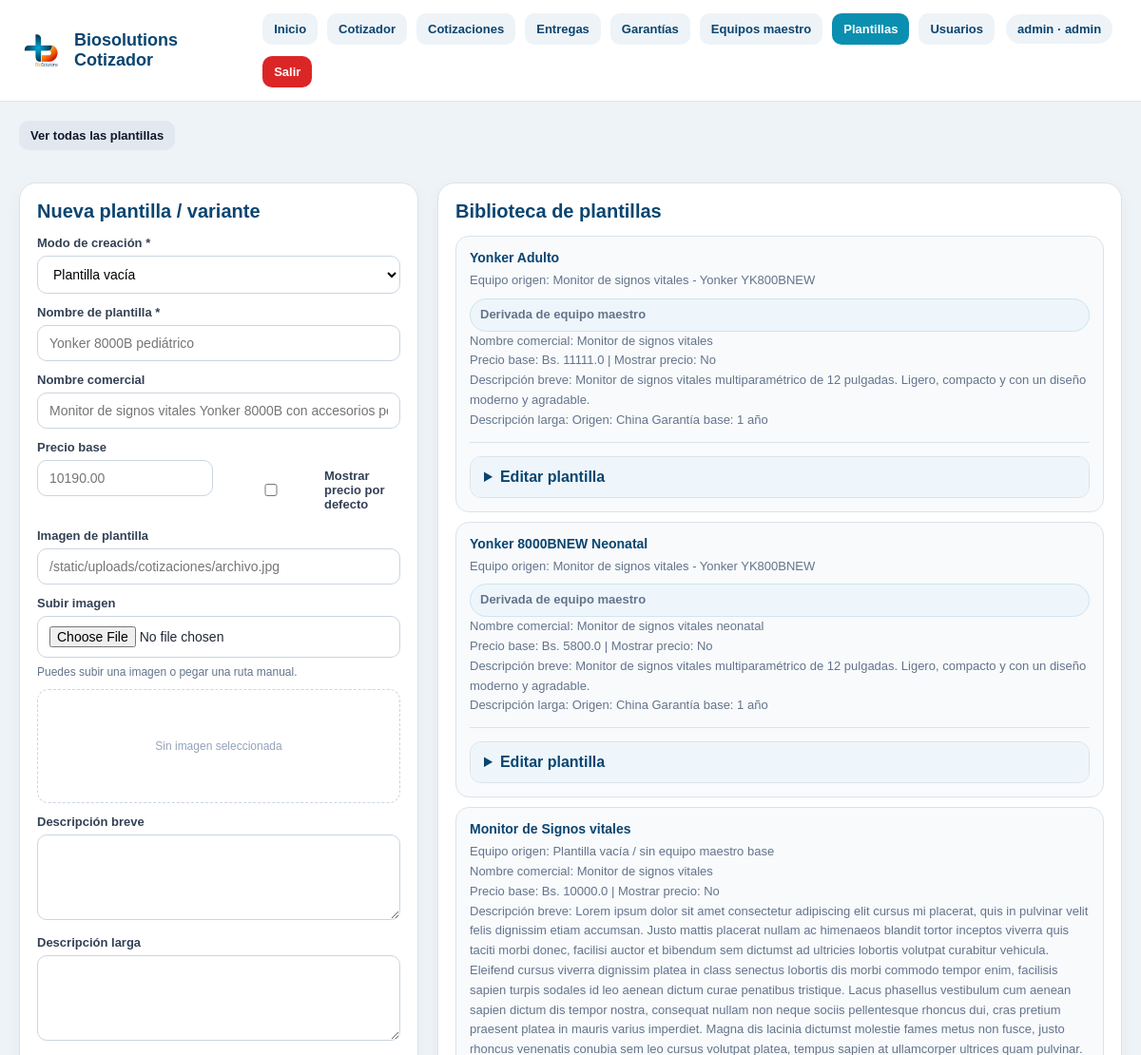
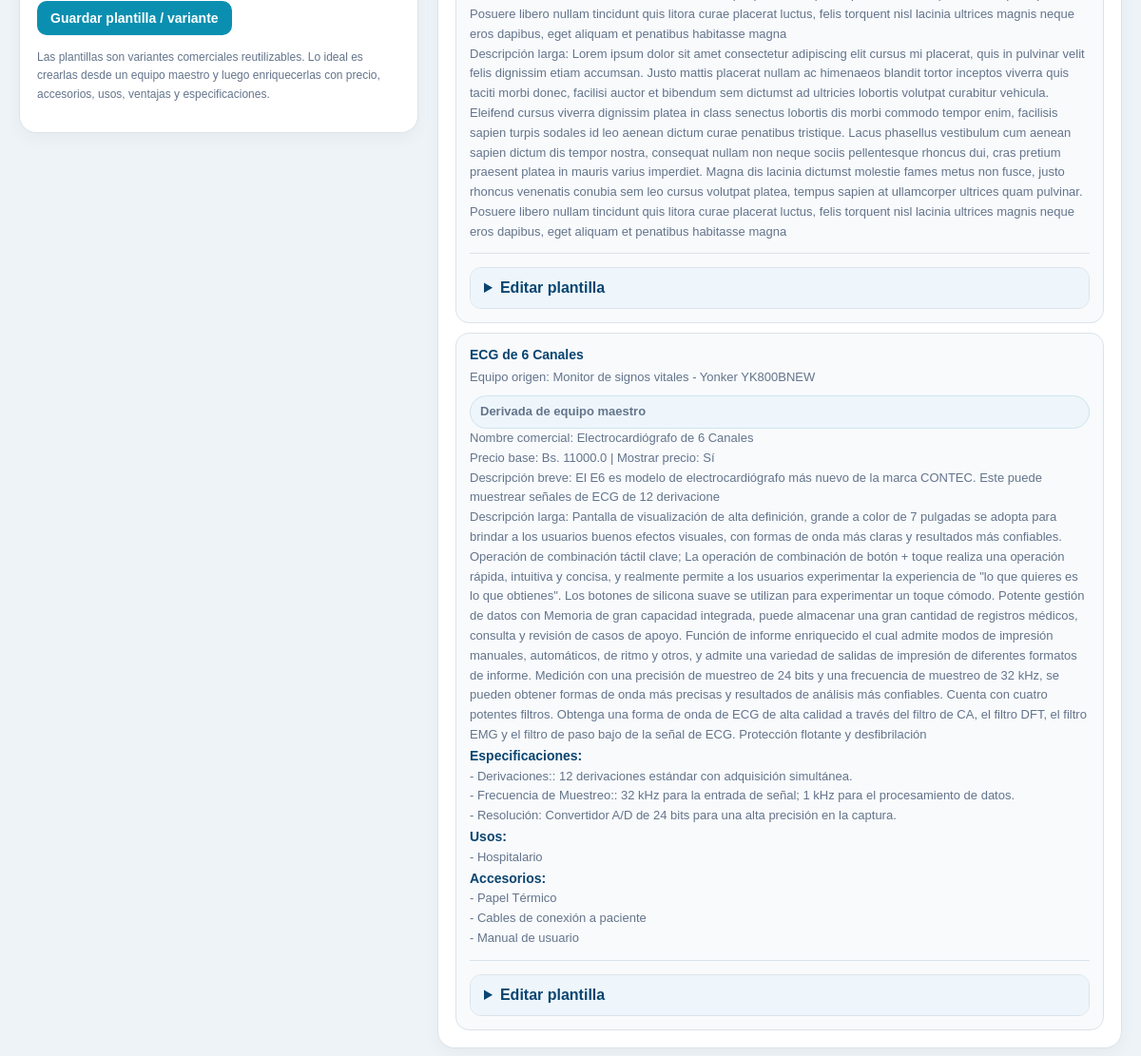
The app's page /plantillas (signed in) with its own data (2 pictures, top to bottom).
### tables this page shows
CREATE TABLE usuarios (
    id INTEGER PRIMARY KEY AUTOINCREMENT,
    username TEXT NOT NULL UNIQUE,
    password_hash TEXT NOT NULL,
    nombre TEXT,
    rol TEXT NOT NULL DEFAULT 'editor',
    activo INTEGER NOT NULL DEFAULT 1,
    creado_en TEXT NOT NULL DEFAULT CURRENT_TIMESTAMP
);

CREATE TABLE plantillas (
    id INTEGER PRIMARY KEY AUTOINCREMENT,
    equipo_id INTEGER,
    nombre_plantilla TEXT NOT NULL,
    nombre_comercial TEXT,
    descripcion_breve TEXT,
    descripcion_larga TEXT,
    imagen TEXT,
    precio_base REAL DEFAULT 0,
    mostrar_precio_por_defecto INTEGER DEFAULT 0,
    activo INTEGER DEFAULT 1,
    FOREIGN KEY (equipo_id) REFERENCES equipos(id) ON DELETE SET NULL
);

CREATE TABLE equipos (
    id INTEGER PRIMARY KEY AUTOINCREMENT,
    nombre TEXT NOT NULL,
    marca TEXT,
    modelo TEXT,
    origen TEXT,
    garantia_base TEXT,
    descripcion_breve TEXT,
    descripcion_larga TEXT,
    imagen TEXT,
    precio_base REAL,
    mostrar_precio_por_defecto INTEGER DEFAULT 0,
    activo INTEGER DEFAULT 1
);

CREATE TABLE plantillas_especificaciones (
    id INTEGER PRIMARY KEY AUTOINCREMENT,
    plantilla_id INTEGER NOT NULL,
    parametro TEXT,
    detalle TEXT,
    orden INTEGER DEFAULT 0,
    FOREIGN KEY (plantilla_id) REFERENCES "plantillas_old"(id) ON DELETE CASCADE
);

CREATE TABLE plantillas_usos (
    id INTEGER PRIMARY KEY AUTOINCREMENT,
    plantilla_id INTEGER NOT NULL,
    texto TEXT,
    orden INTEGER DEFAULT 0,
    FOREIGN KEY (plantilla_id) REFERENCES "plantillas_old"(id) ON DELETE CASCADE
);

CREATE TABLE plantillas_accesorios (
    id INTEGER PRIMARY KEY AUTOINCREMENT,
    plantilla_id INTEGER NOT NULL,
    texto TEXT,
    orden INTEGER DEFAULT 0,
    FOREIGN KEY (plantilla_id) REFERENCES "plantillas_old"(id) ON DELETE CASCADE
);

### app.py (the view, shortened to what this page needs)
@app.route("/plantillas")
@login_required
def plantillas_page():
    conn = get_db_connection()
    equipo_id_raw = (request.args.get("equipo_id") or "").strip()
    action = (request.args.get("action") or "").strip().lower()
    if action not in {"create", "view"}:
        action = ""
    equipo_id = None
    if equipo_id_raw:
        try:
            equipo_id = int(equipo_id_raw)
        except ValueError:
            equipo_id = None
    equipos = conn.execute("""
        SELECT *
        FROM equipos
        WHERE activo = 1
        ORDER BY id DESC
    """).fetchall()
    selected_equipo = None
    filter_by_equipo = bool(equipo_id and action == "view")
    if filter_by_equipo:
        plantillas_rows = conn.execute("""
            SELECT p.*, e.nombre AS equipo_nombre, e.marca AS equipo_marca, e.modelo AS equipo_modelo
            FROM plantillas p
            LEFT JOIN equipos e ON e.id = p.equipo_id
            WHERE p.activo = 1
              AND p.equipo_id = ?
            ORDER BY p.id DESC
        """, (equipo_id,)).fetchall()
    else:
        plantillas_rows = conn.execute("""
            SELECT p.*, e.nombre AS equipo_nombre, e.marca AS equipo_marca, e.modelo AS equipo_modelo
            FROM plantillas p
            LEFT JOIN equipos e ON e.id = p.equipo_id
            WHERE p.activo = 1
            ORDER BY p.id DESC
        """).fetchall()
    plantillas = []
    for p in plantillas_rows:
        children = get_plantilla_children(conn, p["id"])
        plantilla_dict = dict(p)
        plantilla_dict["especificaciones"] = [dict(x) for x in children["especificaciones"]]
        plantilla_dict["usos"] = [dict(x) for x in children["usos"]]
        plantilla_dict["accesorios"] = [dict(x) for x in children["accesorios"]]
        plantilla_dict["ventajas"] = [dict(x) for x in children["ventajas"]]
        plantillas.append(plantilla_dict)
    conn.close()
    return render_template(
        "plantillas.html",
        equipos=equipos,
        plantillas=plantillas,
        active_page="plantillas",
        selected_equipo=selected_equipo,
        selected_equipo_id=equipo_id,
        current_action=action,
        filter_by_equipo=filter_by_equipo
    )

### templates/plantillas.html (shortened to what this page needs)
{% extends "base.html" %}
{% block content %}
<div class="page-grid">
  <div class="top-actions" style="grid-column:1 / -1;">
    <a class="top-link" href="{{ url_for('plantillas_page') }}">Ver todas las plantillas</a>
  </div>
  <section class="page-card">
    <h2>{% if current_role in ['admin', 'editor'] %}Nueva plantilla / variante{% else %}Detalle del módulo{% endif %}</h2>
     {% if current_role in ['admin', 'editor'] %}
  <form method="post" action="/plantillas/nueva" id="plantillaForm">
  <div class="field">
    <label for="modo_creacion">Modo de creación *</label>
    <select id="modo_creacion" name="modo_creacion" required onchange="toggleEquipoBaseField()">
      <option value="vacia" {% if not (selected_equipo_id and current_action == "create") %}selected{% endif %}>Plantilla vacía</option>
    </select>
  </div>
  <div class="field">
    <label for="nombre_plantilla">Nombre de plantilla *</label>
    <input type="text" id="nombre_plantilla" name="nombre_plantilla" required placeholder="Yonker 8000B pediátrico">
  </div>
  <div class="field">
    <label for="nombre_comercial">Nombre comercial</label>
    <input type="text" id="nombre_comercial" name="nombre_comercial" placeholder="Monitor de signos vitales Yonker 8000B con accesorios pediátricos">
  </div>
  <div class="grid-2">
    <div class="field">
      <label for="precio_base">Precio base</label>
        <input type="number" id="precio_base" name="precio_base" placeholder="10190.00" step="0.01" min="0">
    </div>
    <div class="field">
      <label style="display:flex; align-items:center; gap:8px; margin-top:30px;">
        <input type="checkbox" name="mostrar_precio_por_defecto">
        Mostrar precio por defecto
      </label>
    </div>
  </div>
<div class="field">
    <label for="plantilla_imagen">Imagen de plantilla</label>
    <input type="text" id="plantilla_imagen" name="plantilla_imagen" placeholder="/static/uploads/cotizaciones/archivo.jpg">
  </div>
  <div class="field">
  <label for="plantilla_imagen_upload">Subir imagen</label>
  <input type="file" id="plantilla_imagen_upload" accept="image/*">
  <div class="tiny-note" style="margin-top:6px;">
    Puedes subir una imagen o pegar una ruta manual.
  </div>
  <div class="image-preview-box" id="createTemplateImagePreview">
  </div>
</div>
  <div class="field">
    <label for="plantilla_descripcion_breve">Descripción breve</label>
    <textarea id="plantilla_descripcion_breve" name="plantilla_descripcion_breve"></textarea>
  </div>
  <div class="field">
    <label for="plantilla_descripcion_larga">Descripción larga</label>
    <textarea id="plantilla_descripcion_larga" name="plantilla_descripcion_larga"></textarea>
  </div>
  <button type="submit" class="btn">Guardar plantilla / variante</button>
</form>
  {% else %}
      <p class="tiny-note">
        Tu perfil es de solo lectura. Puedes consultar la biblioteca de plantillas, pero no crear ni modificar registros.
      </p>
    {% endif %}
    <p class="tiny-note" style="margin-top:14px;">
      Las plantillas son variantes comerciales reutilizables. Lo ideal es crearlas desde un equipo maestro y luego enriquecerlas con precio, accesorios, usos, ventajas y especificaciones.
    </p>
  </section>
  <section class="page-card">
    <h2>Biblioteca de plantillas</h2>
    {% if plantillas %}
      <div class="lib-list">
        {% for p in plantillas %}
          <div class="lib-card">
            <strong>{{ p["nombre_plantilla"] }}</strong>
            <span>
              Equipo origen:
              {% if p["equipo_nombre"] %}
                {{ p["equipo_nombre"] }}
                {% if p["equipo_marca"] %} - {{ p["equipo_marca"] }}{% endif %}
                {% if p["equipo_modelo"] %} {{ p["equipo_modelo"] }}{% endif %}
              {% else %}
                Plantilla vacía / sin equipo maestro base
              {% endif %}
            </span>
            {% if p["equipo_nombre"] %}
              <span class="origin-pill">Derivada de equipo maestro</span>
            {% endif %}
            {% if p["nombre_comercial"] %}
              <span>Nombre comercial: {{ p["nombre_comercial"] }}</span>
            {% endif %}
            <span>
              Precio base: Bs. {{ p["precio_base"] or 0 }}
              {% if p["mostrar_precio_por_defecto"] %} | Mostrar precio: Sí{% else %} | Mostrar precio: No{% endif %}
            </span>
            {% if p["descripcion_breve"] %}
              <span>Descripción breve: {{ p["descripcion_breve"] }}</span>
            {% endif %}
            {% if p["descripcion_larga"] %}
              <span>Descripción larga: {{ p["descripcion_larga"] }}</span>
            {% endif %}
            {% if p["especificaciones"] %}
              <span><strong style="display:inline; color:#0a4570;">Especificaciones:</strong></span>
              {% for s in p["especificaciones"] %}
                <span>- {{ s["parametro"] }}: {{ s["detalle"] }}</span>
              {% endfor %}
            {% endif %}
            {% if p["usos"] %}
              <span><strong style="display:inline; color:#0a4570;">Usos:</strong></span>
              {% for u in p["usos"] %}
                <span>- {{ u["texto"] }}</span>
              {% endfor %}
            {% endif %}
            {% if p["accesorios"] %}
              <span><strong style="display:inline; color:#0a4570;">Accesorios:</strong></span>
              {% for a in p["accesorios"] %}
                <span>- {{ a["texto"] }}</span>
              {% endfor %}
            {% endif %}
            {% if current_role in ['admin', 'editor'] %}
            <div class="edit-card">
              <details>
                <summary>Editar plantilla</summary>
              </details>
            </div>
             {% endif %}
          </div>
        {% endfor %}
      </div>
    {% else %}
      <p class="tiny-note">No hay plantillas cargadas todavía.</p>
    {% endif %}
  </section>
</div>
{% endblock %}

### templates/base.html (shortened to what this page needs)
<!DOCTYPE html>
<html lang="es">
<head>
  <link rel="stylesheet" href="{{ url_for('static', filename='styles.css') }}?v=7" />
</head>
<body>
  <header class="topbar">
    <div class="topbar-left">
      <img src="{{ url_for('static', filename='logo_biosolutions.png') }}" alt="BioSolutions" class="topbar-logo">
      <div class="topbar-title">Biosolutions Cotizador</div>
    </div>
    <div class="topbar-right">
      <nav class="nav-links">
        <a href="{{ url_for('dashboard') }}" class="{% if active_page == 'inicio' %}active{% endif %}">Inicio</a>
        {% if current_role in ['admin', 'editor', 'visor'] %}
          <a href="{{ url_for('cotizador') }}" class="{% if active_page == 'cotizador' %}active{% endif %}">Cotizador</a>
          <a href="{{ url_for('cotizaciones_page') }}" class="{% if active_page == 'cotizaciones' %}active{% endif %}">Cotizaciones</a>
          <a href="{{ url_for('entregas_page') }}" class="{% if active_page == 'entregas' %}active{% endif %}">Entregas</a>
          <a href="{{ url_for('garantias_page') }}" class="{% if active_page == 'garantias' %}active{% endif %}">Garantías</a>
        {% endif %}
        {% if current_role in ['admin', 'editor', 'visor'] %}
          <a href="{{ url_for('equipos_page') }}" class="{% if active_page == 'equipos' %}active{% endif %}">Equipos maestro</a>
          <a href="{{ url_for('plantillas_page') }}" class="{% if active_page == 'plantillas' %}active{% endif %}">Plantillas</a>
        {% endif %}
        {% if current_role == 'admin' %}
          <a href="{{ url_for('usuarios_page') }}" class="{% if active_page == 'usuarios' %}active{% endif %}">Usuarios</a>
        {% endif %}
      </nav>
      {% if current_user %}
        <div class="user-chip">
          {{ current_user["username"] }} · {{ current_user["rol"] }}
        </div>
        <a href="{{ url_for('logout') }}" class="logout-link">Salir</a>
      {% endif %}
    </div>
  </header>
  <main class="page-shell">
    {% block content %}{% endblock %}
  </main>
</body>
</html>

### records on screen
usuarios: username "admin", rol "admin"
plantillas: nombre_plantilla "Yonker Adulto", equipo_nombre "Monitor de signos vitales", equipo_marca "Yonker", equipo_modelo "YK800BNEW", shows "Derivada de equipo maestro", nombre_comercial "Monitor de signos vitales", precio_base "11111.0", mostrar_precio_por_defecto "| Mostrar precio: No", descripcion_breve "Monitor de signos vitales multiparamétrico de 12 pulgadas. Ligero, compacto y con un diseño moderno y agradable.", descripcion_larga "Origen: China Garantía base: 1 año"
plantillas: nombre_plantilla "Yonker 8000BNEW Neonatal", equipo_nombre "Monitor de signos vitales", equipo_marca "Yonker", equipo_modelo "YK800BNEW", shows "Derivada de equipo maestro", nombre_comercial "Monitor de signos vitales neonatal", precio_base "5800.0", mostrar_precio_por_defecto "| Mostrar precio: No", descripcion_breve "Monitor de signos vitales multiparamétrico de 12 pulgadas. Ligero, compacto y con un diseño moderno y agradable.", descripcion_larga "Origen: China Garantía base: 1 año"
plantillas: nombre_plantilla "Monitor de Signos vitales", shows "Plantilla vacía / sin equipo maestro base", nombre_comercial "Monitor de signos vitales", precio_base "10000.0", mostrar_precio_por_defecto "| Mostrar precio: No", descripcion_breve "Lorem ipsum dolor sit amet consectetur adipiscing elit cursus mi placerat, quis in pulvinar velit felis dignissim etiam accumsan. Justo mattis placerat nullam ac himenaeos blandit tortor inceptos viverra quis taciti morbi donec, facilisi auctor et bibendum sem dictumst ad ultricies lobortis volutpat curabitur vehicula. Eleifend cursus viverra dignissim platea in class senectus lobortis dis morbi commodo tempor enim, facilisis sapien turpis sodales id leo aenean dictum curae penatibus tristique. Lacus phasellus vestibulum cum aenean sapien dictum dis tempor nostra, consequat nullam non neque sociis pellentesque rhoncus dui, cras pretium praesent platea in mauris varius imperdiet. Magna dis…", descripcion_larga "Lorem ipsum dolor sit amet consectetur adipiscing elit cursus mi placerat, quis in pulvinar velit felis dignissim etiam accumsan. Justo mattis placerat nullam ac himenaeos blandit tortor inceptos viverra quis taciti morbi donec, facilisi auctor et bibendum sem dictumst ad ultricies lobortis volutpat curabitur vehicula. Eleifend cursus viverra dignissim platea in class senectus lobortis dis morbi commodo tempor enim, facilisis sapien turpis sodales id leo aenean dictum curae penatibus tristique. Lacus phasellus vestibulum cum aenean sapien dictum dis tempor nostra, consequat nullam non neque sociis pellentesque rhoncus dui, cras pretium praesent platea in mauris varius imperdiet. Magna dis…"
plantillas: nombre_plantilla "ECG de 6 Canales", equipo_nombre "Monitor de signos vitales", equipo_marca "Yonker", equipo_modelo "YK800BNEW", shows "Derivada de equipo maestro", nombre_comercial "Electrocardiógrafo de 6 Canales", precio_base "11000.0", mostrar_precio_por_defecto "| Mostrar precio: Sí", descripcion_breve "El E6 es modelo de electrocardiógrafo más nuevo de la marca CONTEC. Este puede muestrear señales de ECG de 12 derivacione", descripcion_larga "Pantalla de visualización de alta definición, grande a color de 7 pulgadas se adopta para brindar a los usuarios buenos efectos visuales, con formas de onda más claras y resultados más confiables. Operación de combinación táctil clave; La operación de combinación de botón + toque realiza una operación rápida, intuitiva y concisa, y realmente permite a los usuarios experimentar la experiencia de \"lo que quieres es lo que obtienes\". Los botones de silicona suave se utilizan para experimentar un toque cómodo. Potente gestión de datos con Memoria de gran capacidad integrada, puede almacenar una gran cantidad de registros médicos, consulta y revisión de casos de apoyo. Función de informe…"
plantillas_especificaciones: parametro "Derivaciones:", detalle "12 derivaciones estándar con adquisición simultánea."
plantillas_especificaciones: parametro "Frecuencia de Muestreo:", detalle "32 kHz para la entrada de señal; 1 kHz para el procesamiento de datos."
plantillas_especificaciones: parametro "Resolución", detalle "Convertidor A/D de 24 bits para una alta precisión en la captura."
plantillas_usos: texto "Hospitalario"
plantillas_accesorios: texto "Papel Térmico"
plantillas_accesorios: texto "Cables de conexión a paciente"
plantillas_accesorios: texto "Manual de usuario"
